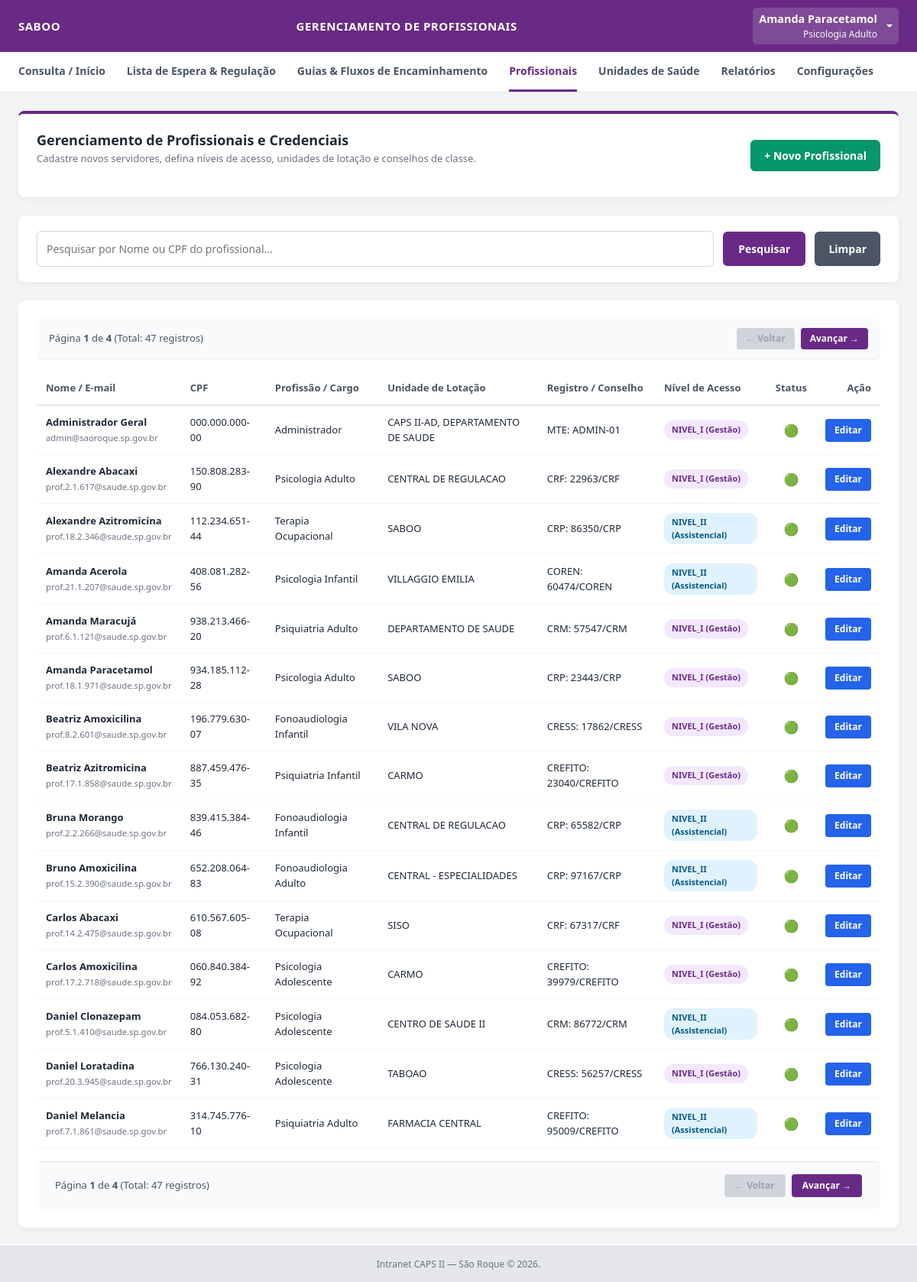
Page /admin/profissionais (signed in) on the committed database.
### tables this page shows
CREATE TABLE estabelecimentos (
            id INTEGER PRIMARY KEY AUTOINCREMENT,
            cnes TEXT UNIQUE,
            nome TEXT NOT NULL,
            tipo TEXT NOT NULL,
            ativo INTEGER DEFAULT 1,
            criado_por_profissional_id INTEGER,
            atualizado_por_profissional_id INTEGER,
            created_at TIMESTAMP DEFAULT CURRENT_TIMESTAMP,
            updated_at TIMESTAMP DEFAULT CURRENT_TIMESTAMP,
            FOREIGN KEY (criado_por_profissional_id) REFERENCES profissionais(id),
            FOREIGN KEY (atualizado_por_profissional_id) REFERENCES profissionais(id)
        );

CREATE TABLE profissionais (
            id INTEGER PRIMARY KEY AUTOINCREMENT,
            nome TEXT NOT NULL,
            cpf TEXT UNIQUE NOT NULL,
            email TEXT UNIQUE NOT NULL,
            senha_hash TEXT NOT NULL,
            perfil TEXT NOT NULL,
            profissao TEXT,
            sigla_conselho TEXT,
            registro_profissional TEXT,
            permite_terceirizadas INTEGER DEFAULT 0,
            ativo INTEGER DEFAULT 1,
            token_recuperacao TEXT,
            token_expiracao TIMESTAMP,
            forcar_troca_senha INTEGER DEFAULT 0,
            criado_por_profissional_id INTEGER,
            atualizado_por_profissional_id INTEGER,
            created_at TIMESTAMP DEFAULT CURRENT_TIMESTAMP,
            updated_at TIMESTAMP DEFAULT CURRENT_TIMESTAMP,
            FOREIGN KEY (criado_por_profissional_id) REFERENCES profissionais(id),
            FOREIGN KEY (atualizado_por_profissional_id) REFERENCES profissionais(id)
        );

### app.py (the view)
@app.route('/admin/profissionais', methods=['GET'])
@login_required
@nivel_i_required
def listar_profissionais():
    conn = get_db_connection()
    cursor = conn.cursor()
    page = int(request.args.get('page', 1))
    per_page = 15
    offset = (page - 1) * per_page
    cursor.execute('SELECT COUNT(*) FROM profissionais')
    total_registros = cursor.fetchone()[0]
    total_paginas = (
        (total_registros + per_page - 1) // per_page
        if total_registros > 0
        else 1
    )
    profissionais_raw = cursor.execute("""
        SELECT p.*,
               p_criou.nome AS criado_por_nome,
               p_at.nome AS atualizado_por_nome
        FROM profissionais p
        LEFT JOIN profissionais p_criou ON p.criado_por_profissional_id = p_criou.id
        LEFT JOIN profissionais p_at ON p.atualizado_por_profissional_id = p_at.id
        ORDER BY p.nome ASC
        LIMIT ? OFFSET ?
    """, (per_page, offset)).fetchall()
    profissionais = []
    for p in profissionais_raw:
        prof_dict = dict(p)
        vinculos_raw = cursor.execute("""
            SELECT pu.id AS vinculo_id, pu.estabelecimento_id,
                   e.nome AS estabelecimento_nome
            FROM profissional_unidades pu
            JOIN estabelecimentos e ON pu.estabelecimento_id = e.id
            WHERE pu.profissional_id = ? AND pu.ativo = 1
        """, (prof_dict['id'],)).fetchall()
        prof_dict['vinculos'] = [dict(v) for v in vinculos_raw]
        if prof_dict['vinculos']:
            prof_dict['estabelecimento_nome'] = ", ".join([v['estabelecimento_nome'] for v in prof_dict['vinculos']])
        else:
            prof_dict['estabelecimento_nome'] = "Não informada"
        profissionais.append(prof_dict)
    estabelecimentos = [
        dict(row)
        for row in cursor.execute('SELECT id, nome FROM estabelecimentos WHERE ativo = 1 ORDER BY nome ASC').fetchall()
    ]
    conn.close()
    return render_template(
        'admin_profissionais.html',
        profissionais=profissionais,
        estabelecimentos=estabelecimentos,
        pagina_atual=page,
        total_paginas=total_paginas,
        total_registros=total_registros,
    )

### templates/admin_profissionais.html (shortened to what this page needs)
{% set perfil = session.get('perfil') %}
<!DOCTYPE html>
<html lang="pt-BR">
<head>
    <link href="https://cdn.jsdelivr.net/npm/bootstrap@5.3.0/dist/css/bootstrap.min.css" rel="stylesheet">
</head>
<body>
    <div class="topbar">
        <div class="title">{{ session.get('estabelecimento', 'CAPS II — São Roque') }}</div>
        <div class="center-title">Gerenciamento de Profissionais</div>
        <div class="dropdown">
            <a class="dropdown-toggle text-white d-flex align-items-center text-decoration-none py-1 px-2 rounded"
               href="#" id="userMenuDropdown" role="button" data-bs-toggle="dropdown" aria-expanded="false" style="background: rgba(255,255,255,0.15);">
                <div class="text-end me-2">
                    <span class="d-block fw-semibold text-white" style="font-size: 0.9rem;">{{ session.get('nome') }}</span>
                    <small class="d-block text-light opacity-85" style="font-size: 0.75rem;">{{ session.get('profissao', 'Profissional') }}</small>
                </div>
            </a>
        </div>
    </div>
    <div class="navbar">
        <a href="/dashboard">Consulta / Início</a>
        <a href="/lista-espera">Lista de Espera & Regulação</a>
        <a href="/guias-fluxo">Guias & Fluxos de Encaminhamento</a>
        {% if perfil == 'NIVEL_I' %}
            <a href="/admin/profissionais" class="active">Profissionais</a>
            <a href="/admin/estabelecimentos">Unidades de Saúde</a>
            <a href="/relatorios">Relatórios</a>
            <a href="/admin/configuracoes">Configurações</a>
        {% endif %}
    </div>
    <div class="container">
        <div class="page-header">
            <div>
                <h2>Gerenciamento de Profissionais e Credenciais</h2>
                <p>Cadastre novos servidores, defina níveis de acesso, unidades de lotação e conselhos de classe.</p>
            </div>
            <button type="button" class="btn-novo" onclick="abrirModalNovo()">+ Novo Profissional</button>
        </div>
        <div class="search-card">
            <input type="text" id="filtroProfissional" class="search-input" placeholder="Pesquisar por Nome ou CPF do profissional..." onkeypress="handleKeyPress(event)" autofocus>
            <button type="button" class="btn-search" onclick="filtrarTabelaProfissionais()">Pesquisar</button>
            <button type="button" class="btn-clear" onclick="limparBuscaProfissional()">Limpar</button>
        </div>
        <div class="data-panel">
            {% if total_paginas > 1 %}
                <div style="display: flex; justify-content: space-between; align-items: center; padding: 12px 16px; background: #f9fafb; border-bottom: 1px solid #e5e7eb; margin-bottom: 16px; border-radius: 6px;">
                    <span style="font-size: 13px; color: #4b5563;">Página <strong>{{ pagina_atual }}</strong> de <strong>{{ total_paginas }}</strong> (Total: {{ total_registros }} registros)</span>
                    <div style="display: flex; gap: 8px;">
                        {% if pagina_atual > 1 %}
                            <a href="/admin/profissionais?page={{ pagina_atual - 1 }}" style="background-color: #4b5563; color: white; padding: 5px 12px; border-radius: 4px; font-size: 12px; font-weight: 600; text-decoration: none;">← Voltar</a>
                        {% else %}
                            <span style="background-color: #d1d5db; color: #9ca3af; padding: 5px 12px; border-radius: 4px; font-size: 12px; font-weight: 600; cursor: not-allowed;">← Voltar</span>
                        {% endif %}
                        {% if pagina_atual < total_paginas %}
                            <a href="/admin/profissionais?page={{ pagina_atual + 1 }}" style="background-color: #692A85; color: white; padding: 5px 12px; border-radius: 4px; font-size: 12px; font-weight: 600; text-decoration: none;">Avançar →</a>
                        {% else %}
                            <span style="background-color: #d1d5db; color: #9ca3af; padding: 5px 12px; border-radius: 4px; font-size: 12px; font-weight: 600; cursor: not-allowed;">Avançar →</span>
                        {% endif %}
                    </div>
                </div>
            {% endif %}
            <table class="table-data" id="tabelaProfissionais">
                <thead>
                    <tr>
                        <th>Nome / E-mail</th>
                        <th>CPF</th>
                        <th>Profissão / Cargo</th>
                        <th>Unidade de Lotação</th>
                        <th>Registro / Conselho</th>
                        <th>Nível de Acesso</th>
                        <th style="text-align: center;">Status</th>
                        <th style="text-align: right;">Ação</th>
                    </tr>
                </thead>
                <tbody>
                    {% for prof in profissionais %}
                    <tr>
                        <td>
                            <strong>{{ prof.nome }}</strong><br>
                            <small style="color: #6b7280;">{{ prof.email }}</small>
                        </td>
                        <td>{{ prof.cpf | cpf }}</td>
                        <td>{{ prof.profissao or 'Não informada' }}</td>
                        <td>{{ prof.estabelecimento_nome or 'Não informada' }}</td>
                        <td>{{ prof.sigla_conselho or '-' }}: {{ prof.registro_profissional or 'N/A' }}</td>
                        <td>
                            {% if prof.perfil == 'NIVEL_I' %}
                                <span class="badge-perfil bg-nivel1">NIVEL_I (Gestão)</span>
                            {% elif prof.perfil == 'NIVEL_II' %}
                                <span class="badge-perfil bg-nivel2">NIVEL_II (Assistencial)</span>
                            {% else %}
                                <span class="badge-perfil bg-nivel3">NIVEL_III (Consulta)</span>
                            {% endif %}
                        </td>
                        <td style="text-align: center;">
                            {% if prof.ativo is defined and not prof.ativo %}
                                <span title="Inativo" style="font-size: 16px; cursor: help;">🔴</span>
                            {% else %}
                                <span title="Ativo" style="font-size: 16px; cursor: help;">🟢</span>
                            {% endif %}
                        </td>
                        <td style="text-align: right;">
                            <button class="btn-edit" onclick='abrirModalEdicao({{ prof | tojson | safe }})'>Editar</button>
                        </td>
                    </tr>
                    {% else %}
                    <tr>
                        <td colspan="8" style="text-align: center; color: #6b7280; padding: 20px;">Nenhum profissional cadastrado.</td>
                    </tr>
                    {% endfor %}
                </tbody>
            </table>
            {% if total_paginas > 1 %}
                <div style="display: flex; justify-content: space-between; align-items: center; padding: 16px 24px; background: #f9fafb; border-top: 1px solid #e5e7eb; margin-top: 16px; border-radius: 6px;">
                    <span style="font-size: 13px; color: #4b5563;">Página <strong>{{ pagina_atual }}</strong> de <strong>{{ total_paginas }}</strong> (Total: {{ total_registros }} registros)</span>
                    <div style="display: flex; gap: 8px;">
                        {% if pagina_atual > 1 %}
                            <a href="/admin/profissionais?page={{ pagina_atual - 1 }}" style="background-color: #4b5563; color: white; padding: 6px 14px; border-radius: 4px; font-size: 12px; font-weight: 600; text-decoration: none;">← Voltar</a>
                        {% else %}
                            <span style="background-color: #d1d5db; color: #9ca3af; padding: 6px 14px; border-radius: 4px; font-size: 12px; font-weight: 600; cursor: not-allowed;">← Voltar</span>
                        {% endif %}
                        {% if pagina_atual < total_paginas %}
                            <a href="/admin/profissionais?page={{ pagina_atual + 1 }}" style="background-color: #692A85; color: white; padding: 6px 14px; border-radius: 4px; font-size: 12px; font-weight: 600; text-decoration: none;">Avançar →</a>
                        {% else %}
                            <span style="background-color: #d1d5db; color: #9ca3af; padding: 6px 14px; border-radius: 4px; font-size: 12px; font-weight: 600; cursor: not-allowed;">Avançar →</span>
                        {% endif %}
                    </div>
                </div>
            {% endif %}
        </div>
    </div>
    <div class="footer">Intranet CAPS II — São Roque &copy; 2026.</div>
</body>
</html>

### rows in the picture
estabelecimentos: get "SABOO", nome "SABOO" "SABOO"
profissionais: get "Amanda Paracetamol", nome "Amanda Paracetamol", email "prof.18.1.971@saude.sp.gov.br", cpf|cpf "934.185.112-28", profissao "Psicologia Adulto", sigla_conselho "CRP", registro_profissional "23443/CRP"
profissionais: nome "Administrador Geral", email "admin@saoroque.sp.gov.br", cpf|cpf "000.000.000-00", profissao "Administrador", estabelecimento_nome "CAPS II-AD, DEPARTAMENTO DE SAUDE", sigla_conselho "MTE", registro_profissional "ADMIN-01", perfil "NIVEL_I (Gestão)"
profissionais: nome "Alexandre Abacaxi", email "prof.2.1.617@saude.sp.gov.br", cpf|cpf "150.808.283-90", profissao "Psicologia Adulto", sigla_conselho "CRF", registro_profissional "22963/CRF"
estabelecimentos: nome "CENTRAL DE REGULACAO" "CENTRAL DE REGULACAO"
profissionais: nome "Alexandre Azitromicina", email "prof.18.2.346@saude.sp.gov.br", cpf|cpf "112.234.651-44", profissao "Terapia Ocupacional", sigla_conselho "CRP", registro_profissional "86350/CRP"
profissionais: nome "Amanda Acerola", email "prof.21.1.207@saude.sp.gov.br", cpf|cpf "408.081.282-56", profissao "Psicologia Infantil", sigla_conselho "COREN", registro_profissional "60474/COREN"
estabelecimentos: nome "VILLAGGIO EMILIA"
profissionais: nome "Amanda Maracujá", email "prof.6.1.121@saude.sp.gov.br", cpf|cpf "938.213.466-20", profissao "Psiquiatria Adulto", sigla_conselho "CRM", registro_profissional "57547/CRM"
estabelecimentos: nome "DEPARTAMENTO DE SAUDE"
profissionais: nome "Beatriz Amoxicilina", email "prof.8.2.601@saude.sp.gov.br", cpf|cpf "196.779.630-07", profissao "Fonoaudiologia Infantil", sigla_conselho "CRESS", registro_profissional "17862/CRESS"
estabelecimentos: nome "VILA NOVA"
profissionais: nome "Beatriz Azitromicina", email "prof.17.1.858@saude.sp.gov.br", cpf|cpf "887.459.476-35", profissao "Psiquiatria Infantil", sigla_conselho "CREFITO", registro_profissional "23040/CREFITO"
estabelecimentos: nome "CARMO" "CARMO"
profissionais: nome "Bruna Morango", email "prof.2.2.266@saude.sp.gov.br", cpf|cpf "839.415.384-46", profissao "Fonoaudiologia Infantil", sigla_conselho "CRP", registro_profissional "65582/CRP"
profissionais: nome "Bruno Amoxicilina", email "prof.15.2.390@saude.sp.gov.br", cpf|cpf "652.208.064-83", profissao "Fonoaudiologia Adulto", sigla_conselho "CRP", registro_profissional "97167/CRP"
estabelecimentos: nome "CENTRAL - ESPECIALIDADES"
profissionais: nome "Carlos Abacaxi", email "prof.14.2.475@saude.sp.gov.br", cpf|cpf "610.567.605-08", profissao "Terapia Ocupacional", sigla_conselho "CRF", registro_profissional "67317/CRF"
estabelecimentos: nome "SISO"
profissionais: nome "Carlos Amoxicilina", email "prof.17.2.718@saude.sp.gov.br", cpf|cpf "060.840.384-92", profissao "Psicologia Adolescente", sigla_conselho "CREFITO", registro_profissional "39979/CREFITO"
profissionais: nome "Daniel Clonazepam", email "prof.5.1.410@saude.sp.gov.br", cpf|cpf "084.053.682-80", profissao "Psicologia Adolescente", sigla_conselho "CRM", registro_profissional "86772/CRM"
estabelecimentos: nome "CENTRO DE SAUDE II"
profissionais: nome "Daniel Loratadina", email "prof.20.3.945@saude.sp.gov.br", cpf|cpf "766.130.240-31", profissao "Psicologia Adolescente", sigla_conselho "CRESS", registro_profissional "56257/CRESS"
estabelecimentos: nome "TABOAO"
profissionais: nome "Daniel Melancia", email "prof.7.1.861@saude.sp.gov.br", cpf|cpf "314.745.776-10", profissao "Psiquiatria Adulto", sigla_conselho "CREFITO", registro_profissional "95009/CREFITO"
estabelecimentos: nome "FARMACIA CENTRAL"

### other values in the picture
{{ session.get('profissao', 'Profissional') }} "Psicologia Adulto"
{{ pagina_atual }} "1"
{{ total_paginas }} "4"
{{ total_registros }} "47"
